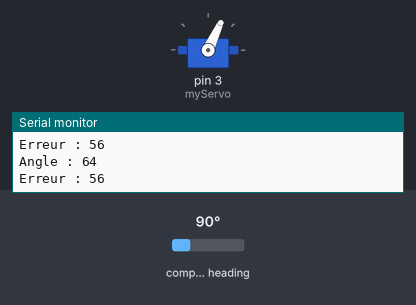
A sketch run on a simulated Arduino Uno, built with avr-gcc and run on an emulated ATmega328P. On the bench: servo, the last lines printed to the serial monitor. Wiring (inferred from the names in the program): CMPS compass at I2C address 0x60. Inputs (shaded band) come from the test bench; at power-on: compass heading 90°.

Above: at 1.2 s.
1.3 s: compass heading set to 7°
At 2.4 s:
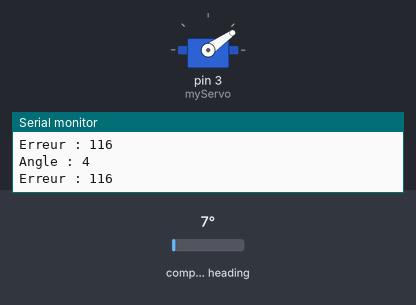
2.8 s: compass heading set to 180°
At 4.0 s:
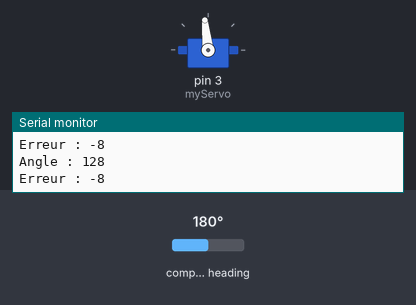
4.3 s: compass heading set to 269°
At 4.6 s:
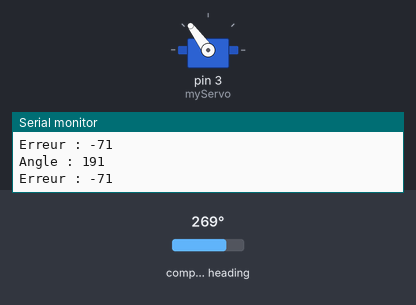
5.8 s: compass heading set to 352°
At 6.4 s:
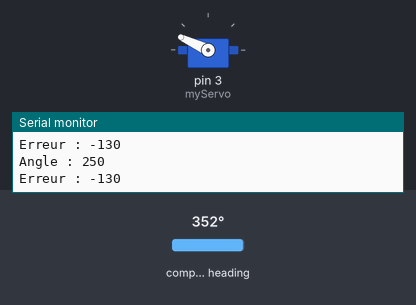
7.3 s: compass heading set to 90°
At 8.1 s:
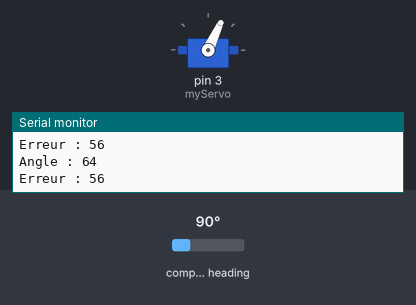
Timing chart, 0 to 9.8 s (numbered marks = the images above; inputs shaded):
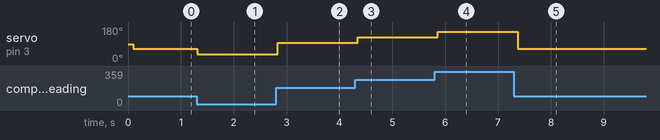

Measured:
- after the input at 1.3 s, servo on pin 3 (myServo): 65° → 35° at once
- after the input at 2.8 s, servo on pin 3 (myServo): 35° → 96° at once
- after the input at 4.3 s, servo on pin 3 (myServo): 96° → 126° after 0.05 s
- after the input at 5.8 s, servo on pin 3 (myServo): 126° → 155° after 0.06 s
- after the input at 7.3 s, servo on pin 3 (myServo): 155° → 65° after 0.08 s

The sketch:

tp2.ino
```cpp
//Kevin Heng
//TP2 - Antenne motorisée


#include <Servo.h>
#include <Wire.h>
#define CMPS12_ADDRESS 0x60
#define kp -5
#define ki -10
#define umin 900
#define umax 2100

Servo myServo;
int positionServo;

int previousMillis = 0;
int temps = 10;  //Pour 10ms timer
int angle_0_255 = 120;


void setup() {
  Serial.begin(9600);  // Start serial communication
  Wire.begin();        // Start I2C communication
  myServo.attach(3);
}

void loop() {
  // Request heading data from CMPS12
  Wire.beginTransmission(CMPS12_ADDRESS);
  Wire.write(0x01);  // Register 0-255
  Wire.endTransmission();


  Wire.requestFrom(CMPS12_ADDRESS, 1);

  int currentMillis = millis();
  if (currentMillis - previousMillis >= temps) {  //Boucle de 10ms
    previousMillis = currentMillis;
    if (Wire.available()) {
      int heading = Wire.read();

      // Map the heading (0-255)
      int angle_mesure = map(heading, 0, 255, 0, 255);

      int erreur = angle_0_255 - angle_mesure;

      Serial.print("Angle : ");
      Serial.println(angle_mesure);

      erreur = erreur % 255;
      if (erreur > 127) {
        erreur = erreur - 255;
      }
      float u = float(kp * erreur) + 1490;
      myServo.writeMicroseconds(u);
      u = u < umax ? umax : u;
      u = u > umin ? umin : u;

      Serial.print("Erreur : ");
      Serial.println(erreur);
    }
  }

  delay(100);  // Update every 100ms
}
```
